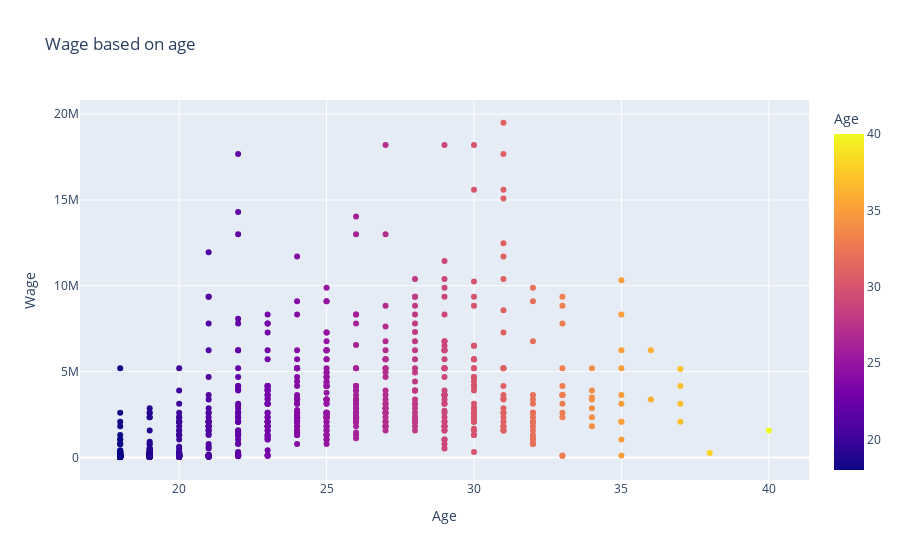

Write notebook code for a chart like this one.
### Code cell
figure1 = px.scatter(Pl_data, x='Age', y='Wage', color='Age', title='Wage based on age')
figure1.show()

### Figure 1 — Plotly figure (JSON) as saved in the notebook; plotly's stock layout.template omitted (floating-point values rounded to 4 significant figures; data arrays with more than 128 entries replaced by an {"elided": "..."} marker saying what was removed)
{"data": [{"hovertemplate": "Age=%{marker.color}<br>Wage=%{y}<extra></extra>", "legendgroup": "", "marker": {"color": {"elided": "875 int values"}, "coloraxis": "coloraxis", "symbol": "circle"}, "mode": "markers", "name": "", "orientation": "v", "showlegend": false, "type": "scatter", "x": {"elided": "875 int values"}, "xaxis": "x", "y": {"elided": "875 int values"}, "yaxis": "y"}], "layout": {"coloraxis": {"colorbar": {"title": {"text": "Age"}}, "colorscale": [[0, "#0d0887"], [0.1111, "#46039f"], [0.2222, "#7201a8"], [0.3333, "#9c179e"], [0.4444, "#bd3786"], [0.5556, "#d8576b"], [0.6667, "#ed7953"], [0.7778, "#fb9f3a"], [0.8889, "#fdca26"], [1, "#f0f921"]]}, "legend": {"tracegroupgap": 0}, "title": {"text": "Wage based on age"}, "xaxis": {"anchor": "y", "domain": [0, 1], "title": {"text": "Age"}}, "yaxis": {"anchor": "x", "domain": [0, 1], "title": {"text": "Wage"}}}}
